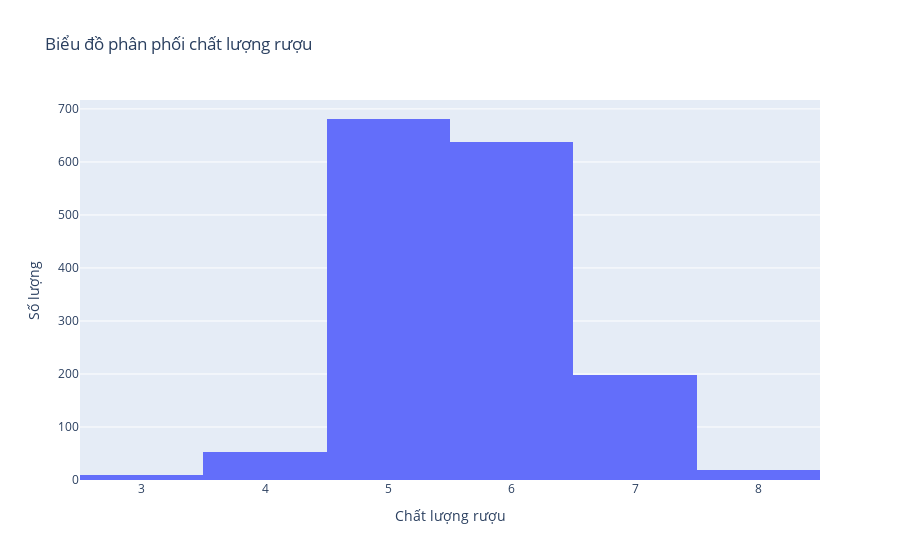

Source (notebook cell):
### Markdown cell above
## Trực quan hóa

### Biểu đồ của biến "quality"

### Code cell
fig = px.histogram(df,x='quality', 
                   labels={'quality': 'Chất lượng rượu', 'count': 'Số lượng'},
                   title="Biểu đồ phân phối chất lượng rượu")
fig.update_yaxes(title="Số lượng")
fig.update_traces(
    hovertemplate="Chất lượng rượu = %{x}<br>Số lượng = %{y}"
)
fig.show()

### Figure 1 — Plotly figure (JSON) as saved in the notebook; plotly's stock layout.template omitted (floating-point values rounded to 4 significant figures; data arrays with more than 128 entries replaced by an {"elided": "..."} marker saying what was removed)
{"data": [{"bingroup": "x", "hovertemplate": "Chất lượng rượu = %{x}<br>Số lượng = %{y}", "legendgroup": "", "marker": {"color": "#636efa", "pattern": {"shape": ""}}, "name": "", "orientation": "v", "showlegend": false, "type": "histogram", "x": {"elided": "1599 int values"}, "xaxis": "x", "yaxis": "y"}], "layout": {"barmode": "relative", "legend": {"tracegroupgap": 0}, "title": {"text": "Biểu đồ phân phối chất lượng rượu"}, "xaxis": {"anchor": "y", "domain": [0, 1], "title": {"text": "Chất lượng rượu"}}, "yaxis": {"anchor": "x", "domain": [0, 1], "title": {"text": "Số lượng"}}}}
